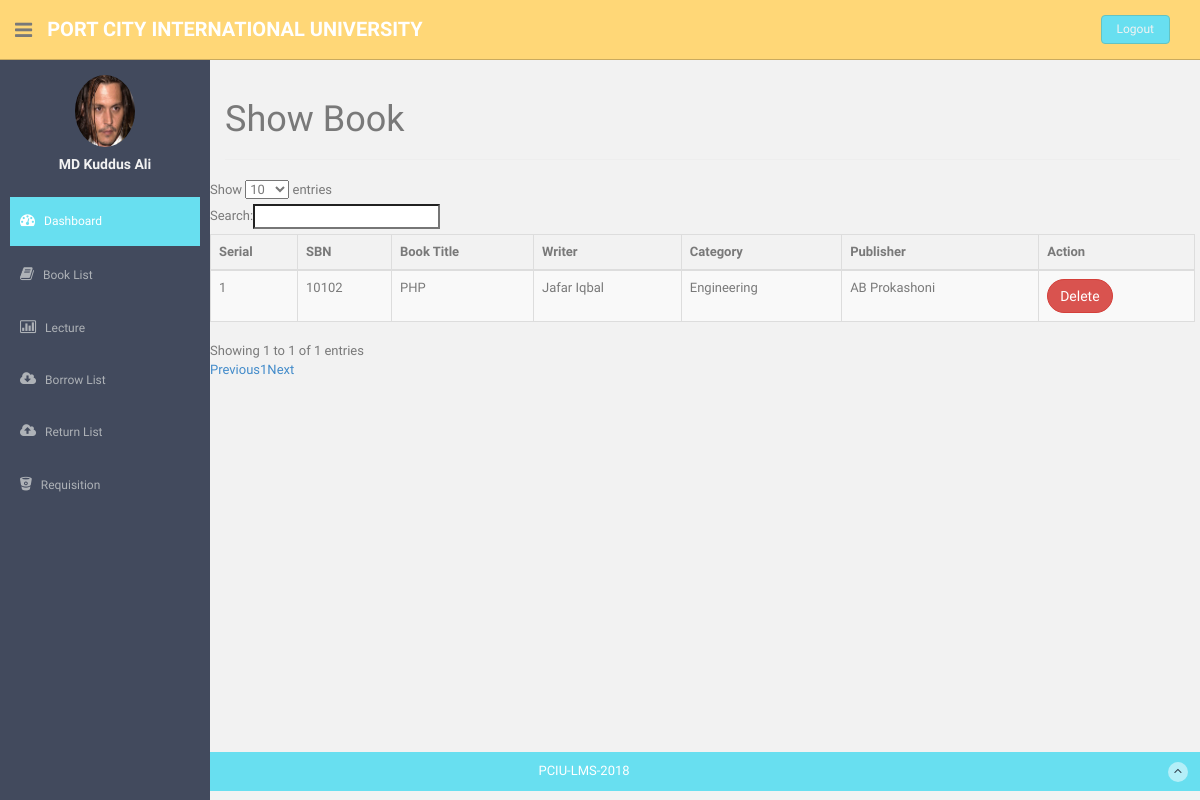
The page /view/Teacher/BorrowList/pending.php (signed in) on the database its author committed.
### tables this page shows
CREATE TABLE `teachers_info` (
  `id` int(11) NOT NULL,
  `u_id` varchar(200) NOT NULL,
  `full_name` varchar(200) NOT NULL,
  `mobile_no` varchar(200) NOT NULL,
  `email` varchar(200) NOT NULL,
  `password` varchar(200) NOT NULL,
  `dept` varchar(200) NOT NULL,
  `joining_date` date NOT NULL,
  `photo` varchar(200) NOT NULL,
  `status` varchar(10) NOT NULL
);

CREATE TABLE `borrow_books` (
  `borrow_id` int(11) NOT NULL,
  `book_id` int(11) NOT NULL,
  `u_id` varchar(50) NOT NULL,
  `submitted_date` timestamp NOT NULL DEFAULT CURRENT_TIMESTAMP,
  `borrow_date` varchar(255) DEFAULT NULL,
  `return_date` varchar(255) DEFAULT NULL,
  `day_exceed` varchar(200) DEFAULT 'Not Exceed',
  `fine` varchar(200) NOT NULL DEFAULT '-/',
  `status` int(11) NOT NULL DEFAULT '0'
);

CREATE TABLE `book` (
  `id` int(11) NOT NULL,
  `book_name` varchar(200) NOT NULL,
  `sbn` varchar(200) NOT NULL,
  `book_cat` int(11) NOT NULL,
  `publisher_id` int(11) NOT NULL,
  `writer_id` int(11) NOT NULL,
  `quantity` int(11) NOT NULL,
  `publishing_year` varchar(20) NOT NULL,
  `description` text NOT NULL,
  `pdf_link` varchar(200) NOT NULL
);

CREATE TABLE `writer` (
  `id` int(11) NOT NULL,
  `writer_name` varchar(100) NOT NULL
);

CREATE TABLE `books_category` (
  `cat_id` int(11) NOT NULL,
  `cat_name` varchar(20) NOT NULL
);

CREATE TABLE `publisher` (
  `id` int(11) NOT NULL,
  `publisher_name` varchar(100) NOT NULL
);

### Model/Teacher.php (called while the page is built, shortened)
<?php
class Teacher{
    public function teacherSidebar($email){
        $obj = new DataBase();
        $DBH =$obj->DBconnection();
        $sql="SELECT * FROM `teachers_info` WHERE `email`='$email'";
        $prepared=$DBH->query($sql);
        $prepared->setFetchMode(PDO::FETCH_OBJ);
        $result=$prepared->fetch();
        return $result;
    }
    public function ShowPendingRequest($u_id){
        $obj = new DataBase();
        $DBH =$obj->DBconnection();
        $sql = "SELECT borrow_books.borrow_date, borrow_books.return_date, book.book_name, book.sbn, books_category.cat_name, publisher.publisher_name, writer.writer_name FROM borrow_books, book, books_category, publisher, writer WHERE borrow_books.book_id = book.id AND book.book_cat = books_category.cat_id AND book.publisher_id = publisher.id AND book.writer_id = writer.id AND borrow_books.status = 0 AND borrow_books.u_id = '$u_id' ";
        $conn = $DBH->prepare($sql);
        $conn->setFetchMode(PDO::FETCH_OBJ);
        $conn->execute();
        $result=$conn->fetchAll();
        return $result;
    }
}

### view/Teacher/BorrowList/pending.php (the view, shortened to what this page needs)
<?php
include_once "../../../Model/Teacher.php";
$obj = new Teacher();
$all=$obj->ShowPendingRequest($_SESSION['u_id']);
?>
<!DOCTYPE html>
<html lang="en">
<?php include_once "../template_lay/head.php" ?>
<body>
<section id="container" style="min-height: 94vh">
    <?php include_once "../template_lay/header.php" ?>
    <?php include_once "../template_lay/aside.php" ?>
    <section id="main-content">
        <section class="wrapper">
            <div class="page-header">
                <h1>
                    Show Book
                </h1>
            </div>
            <div class="row">
                <table id="example" class="table table-striped table-bordered" width="100%" cellspacing="0">
                    <thead>
                    <tr>
                        <th>Serial</th>
                        <th>SBN</th>
                        <th>Book Title</th>
                        <th>Writer</th>
                        <th>Category</th>
                        <th>Publisher</th>
                        <th>Action</th>
                    </tr>
                    </thead>
                    <tbody>
                    <?php $i=0; foreach ($all as $one){ $i++?>
                        <tr>
                            <td><?php echo $i?></td>
                            <td><?php echo $one->sbn?></td>
                            <td><?php echo $one->book_name?></td>
                            <td><?php echo $one->writer_name?></td>
                            <td><?php echo $one->cat_name?></td>
                            <td><?php echo $one->publisher_name?></td>
                            <td>
                                <a class="btn btn-danger" href="" style="border-radius: 20px">Delete</a>
                            </td>
                        </tr>
                    <?php }?>
                    </tbody>
                </table>
            </div><! --/row -->
        </section>
    </section>
</section>
<?php include_once "../template_lay/footer.php" ?>
</body>
</html>

### view/Teacher/template_lay/aside.php (shortened to what this page needs)
<?php
$obj = new Teacher();
$teacher=$obj->teacherSidebar($_SESSION['email']);
?>
<aside>
    <div id="sidebar"  class="nav-collapse ">
        <ul class="sidebar-menu" id="nav-accordion">
            <p class="centered"><a href="profile.html"><img src="<?php echo photo?><?php echo $teacher->photo?>" class="img-circle" width="60"></a></p>
            <h5 class="centered"><?php echo $teacher->full_name?></h5>
            <li class="mt">
                <a class="active" href="<?php echo tempUrlTec?>index.php">
                    <i class="fa fa-dashboard"></i>
                    <span>Dashboard</span>
                </a>
            </li>
            <li class="">
                <a href="<?php echo tempUrlTec?>Book/showBook.php" >
                    <i class="fa fa-book"></i>
                    <span>Book List</span>
                </a>
            </li>
            <li class="sub-menu">
                <a href="javascript:;" >
                    <i class="fa fa-bar-chart-o"></i>
                    <span>Lecture</span>
                </a>
            </li>
            <li class="sub-menu">
                <a href="javascript:;" >
                    <i class="fa fa-cloud-download"></i>
                    <span>Borrow List</span>
                </a>
            </li>
            <li class="">
                <a href="<?php echo tempUrlTec?>Return_list/return_list.php" >
                    <i class=" fa fa-cloud-upload"></i>
                    <span>Return List</span>
                </a>
            </li>
            <li class="sub-menu">
                <a href="javascript:;" >
                    <i class="fa fa-bitbucket"></i>
                    <span>Requisition</span>
                </a>
            </li>
        </ul>
    </div>
</aside>

### Theme/assets/css/style.css (style rules this page uses)
body { color: #797979; background: #f2f2f2; font-family: 'Ruda', sans-serif; padding: 0px !important; margin: 0px !important; font-size:13px; }
ul li { list-style: none; }
a, a:hover, a:focus { text-decoration: none; outline: none; }
#container { width: 100%; height: 100%; }
.centered { text-align: center; }
.mt { margin-top: 25px; }
#sidebar { width: 210px; height: 100%; position: fixed; background: #424a5d; }
#sidebar h5 { color: #f2f2f2; font-weight: 700; }
#sidebar ul li { position: relative; }
ul.sidebar-menu , ul.sidebar-menu li ul.sub { margin: -2px 0 0; padding: 0; }
ul.sidebar-menu { margin-top: 75px; }
ul.sidebar-menu li { margin-bottom: 5px; margin-left:10px; margin-right:10px; }
ul.sidebar-menu li.sub-menu { line-height: 15px; }
ul.sidebar-menu li a span { display: inline-block; }
ul.sidebar-menu li a { color: #aeb2b7; text-decoration: none; display: block; padding: 15px 0 15px 10px; font-size: 12px; outline: none; -webkit-transition: all 0.3s ease; -moz-transition: all 0.3s ease; -o-transition: all 0.3s ease; -ms-transition: all 0.3s ease; transition: all 0.3s ease; }
ul.sidebar-menu li a.active, ul.sidebar-menu li a:hover, ul.sidebar-menu li a:focus { background: #68dff0; color: #fff; display: block; -webkit-transition: all 0.3s ease; -moz-transition: all 0.3s ease; -o-transition: all 0.3s ease; -ms-transition: all 0.3s ease; transition: all 0.3s ease; }
ul.sidebar-menu li a i { font-size: 15px; padding-right: 6px; }
ul.sidebar-menu li a.active i { color: #fff; }
#main-content { margin-left: 210px; }
.wrapper { display: inline-block; margin-top: 60px; padding: 0 20px 15px 15px; width: 100%; }

### rows shown on the page
teachers_info: photo (picture), full_name "MD Kuddus Ali"
borrow_books: book.sbn "10102", book.book_name "PHP", writer.writer_name "Jafar Iqbal", books_category.cat_name "Engineering", publisher.publisher_name "AB Prokashoni"
